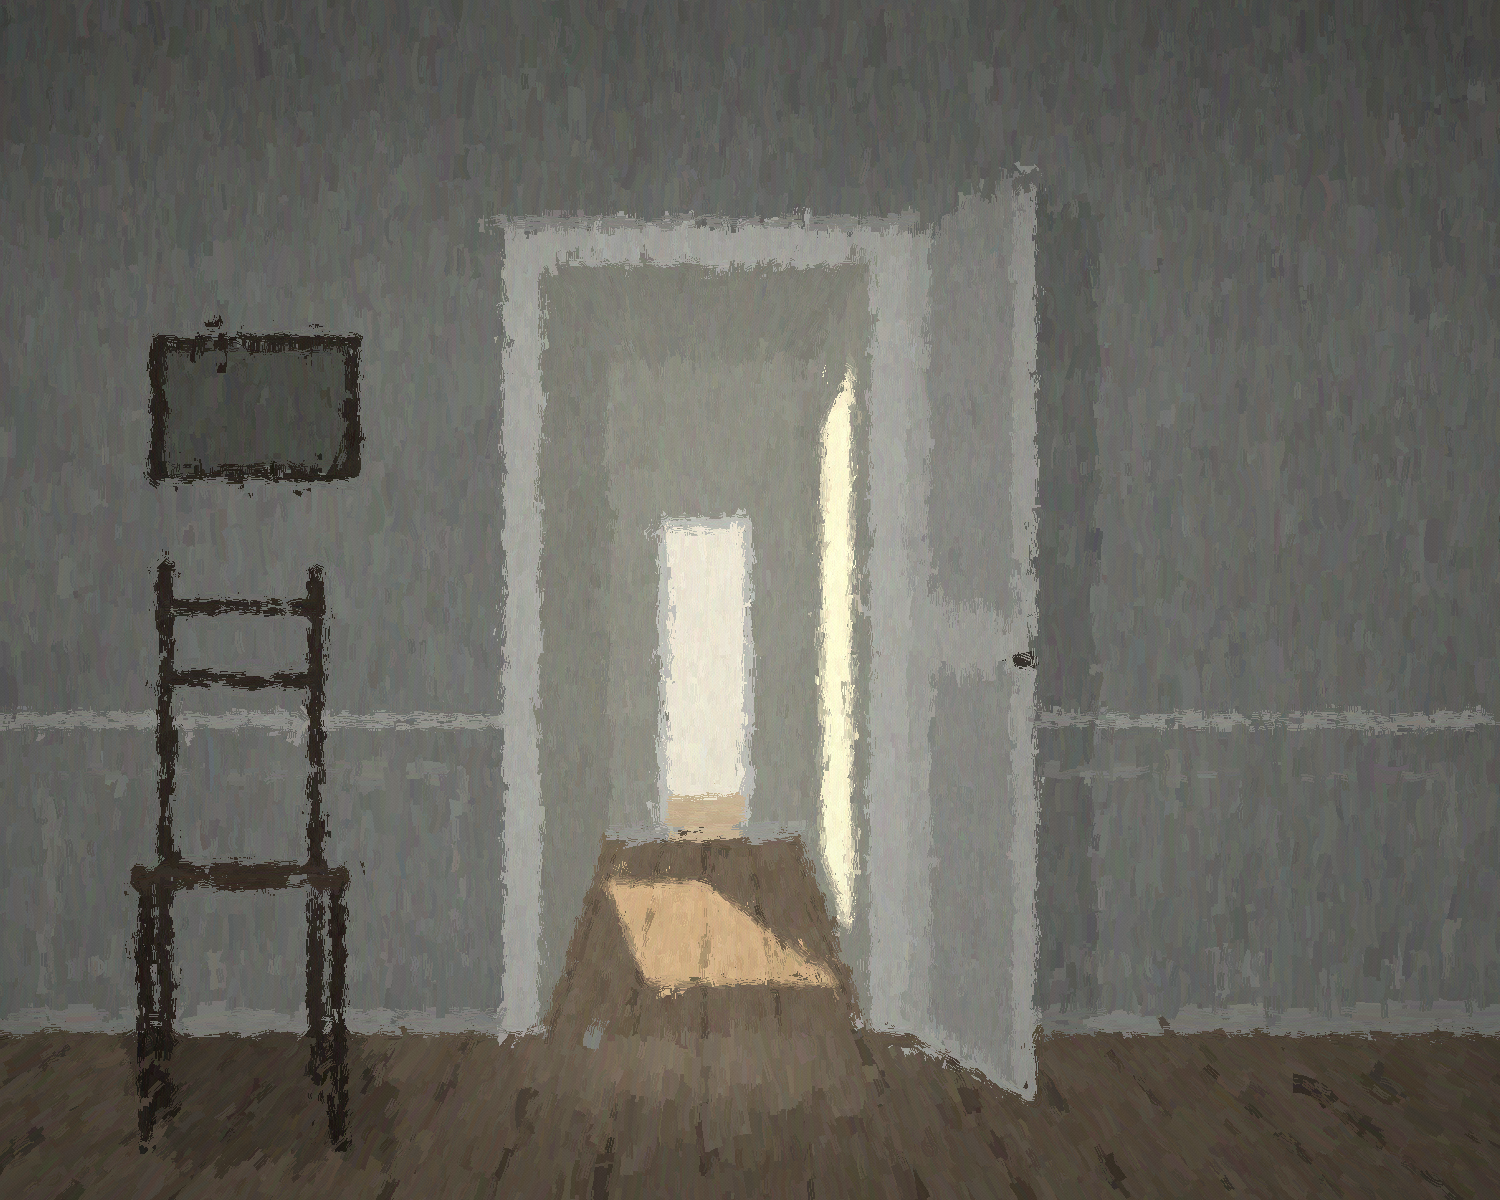

Write Python code to recreate this figure.
"""The Next Room — after Hammershøi, not a copy of him.
A grey room, a chair against the wall, a door standing open. Through it, another room
where the morning sun has come in, and past that, another door, lighter still."""
import sys, math, random
sys.path.insert(0, "..")
import numpy as np
from PIL import Image, ImageFilter
from brush import Scene, paint, smoothstep

W, H = 1500, 1200
sc = Scene(W, H, seed=37)
u, v = sc.u, sc.v
PI2 = math.pi / 2
VX, VY = 0.47, 0.50

grey = np.array([150, 150, 144.])   # Hammershøi grey, a little green in it
white = np.array([206, 204, 196.])

# ---- our room: the near wall, flat on, and a strip of floor ----
nearfloor = v > 0.86
wall = ~nearfloor
sc.fill(wall, grey, PI2, var=10, var_scale=80, seed=1)
# wainscot: a dado rail and panels
sc.fill(wall & (np.abs(v - 0.60) < 0.006), white * 0.95, 0.0)
sc.fill(wall & (v > 0.84), white * 0.85, 0.0)  # skirting
for x0, x1 in [(0.03, 0.31), (0.63, 0.97)]:
    pan = sc.rect(x0, 0.64, x1, 0.81)
    inner = sc.rect(x0 + 0.008, 0.648, x1 - 0.008, 0.802)
    sc.fill(pan & ~inner, white * 0.8, None); sc.ang[pan & ~inner] = np.where(np.abs(v - 0.645) < 0.005, 0, PI2)[pan & ~inner]
boards = np.array([120, 104, 86.]) + ((sc.noise(12, 2, 3) - 0.5) * 16)[..., None]
sc.fill(nearfloor, boards, None, lock=0.4)
sc.ang[nearfloor] = sc.toward(VX, VY)[nearfloor]
fz = (u - VX) / np.maximum(v - VY, 0.01)
sc.col[nearfloor & (np.abs((fz * 7) % 1 - 0.5) > 0.47)] *= 0.78

# ---- the doorway ----
D = (0.36, 0.22, 0.58, 0.86)
opening = sc.rect(*D)
casing = sc.rect(D[0] - 0.025, D[1] - 0.03, D[2] + 0.025, D[3]) & ~opening
sc.fill(casing, white, PI2)
sc.fill(sc.rect(D[0] - 0.03, D[1] - 0.04, D[2] + 0.03, D[1] - 0.03), white * 0.9, 0.0)

# the next room, seen through it
B = (0.405, 0.30, 0.535, 0.70)
nb = sc.rect(*B)
nl = sc.poly([(D[0], D[1]), (B[0], B[1]), (B[0], B[3]), (D[0], D[3])])
nr = sc.poly([(D[2], D[1]), (B[2], B[1]), (B[2], B[3]), (D[2], D[3])])
nf = sc.poly([(D[0], D[3]), (D[2], D[3]), (B[2], B[3]), (B[0], B[3])])
nc = sc.poly([(D[0], D[1]), (D[2], D[1]), (B[2], B[1]), (B[0], B[1])])
grey2 = grey * 1.08 + np.array([4, 2, -4.])
sc.fill(nb & opening, grey2, PI2, var=8, seed=4)
sc.fill(nl & opening, grey2 * 0.9, PI2, var=8, seed=5)
sc.fill(nr & opening, grey2 * 0.97, PI2, var=8, seed=6)
sc.fill(nc & opening, grey2 * 0.92, None); sc.ang[nc] = sc.toward(VX, VY)[nc]
sc.fill(nf & opening, boards * 1.1, None, lock=0.4); sc.ang[nf] = sc.toward(VX, VY)[nf]
sc.col[nf & (np.abs((fz * 7) % 1 - 0.5) > 0.47)] *= 0.8
# a third door, in the far wall: open, and brighter beyond
D3 = (0.445, 0.44, 0.495, 0.70)
op3 = sc.rect(*D3)
sc.fill(sc.rect(D3[0] - 0.006, D3[1] - 0.008, D3[2] + 0.006, D3[3]) & ~op3, white * 1.05, PI2)
sc.fill(op3, np.array([236, 230, 214.]), PI2, var=6, seed=7)
sc.fill(op3 & (v > 0.66), np.array([200, 180, 150.]), 0.0)  # floor of the third room, sunlit
# skirting in the next room
sc.fill(nb & (v > 0.685) & ~op3, white * 0.85, 0.0)

# the door leaf, open toward us, hinged on the right jamb
leaf = sc.poly([(D[2] + 0.025, D[1] - 0.02), (D[2] + 0.11, D[1] - 0.07), (D[2] + 0.11, D[3] + 0.06), (D[2] + 0.025, D[3])])
sc.fill(leaf, white * 0.98, PI2, var=6, seed=8)
for y0, y1 in [(0.20, 0.50), (0.56, 0.84)]:
    def edge_y(y, x): return y + (x - (D[2] + 0.025)) / 0.085 * ((y - 0.5) * 0.18)
    p = sc.poly([(D[2] + 0.04, edge_y(y0, D[2] + 0.04)), (D[2] + 0.095, edge_y(y0, D[2] + 0.095) - 0.01),
                 (D[2] + 0.095, edge_y(y1, D[2] + 0.095) + 0.01), (D[2] + 0.04, edge_y(y1, D[2] + 0.04))])
    sc.fill(p, white * 0.86, PI2)
sc.fill(sc.ellipse(D[2] + 0.1, 0.55, 0.006, 0.005), [70, 64, 56])  # the knob

# a chair against the wall, on the left, facing the room
cx = 0.16
for lx in [cx - 0.055, cx + 0.045]:
    sc.fill(sc.rect(lx, 0.47, lx + 0.01, 0.92), [64, 54, 46], PI2)
for ly in [0.50, 0.56]:
    sc.fill(sc.rect(cx - 0.055, ly, cx + 0.055, ly + 0.012), [64, 54, 46], 0.0)
seat = sc.poly([(cx - 0.07, 0.72), (cx + 0.07, 0.72), (cx + 0.075, 0.74), (cx - 0.075, 0.74)])
sc.fill(seat, [80, 66, 54], 0.0)
for lx in [cx - 0.068, cx + 0.06]:
    sc.fill(sc.rect(lx, 0.74, lx + 0.01, 0.95), [58, 48, 40], PI2)
# a picture frame hanging above, mostly in shadow
fr = sc.rect(0.10, 0.28, 0.24, 0.40)
sc.fill(fr, [60, 52, 44], None)
sc.fill(sc.rect(0.11, 0.293, 0.23, 0.387), [104, 104, 96], PI2)

albedo = sc.col.copy() / 255.0

# ---- light ----
# our room: soft north light, a little dim, falling off away from the door
illum = np.broadcast_to(np.array([200, 202, 204.]), sc.col.shape).copy()
illum *= (0.80 + 0.2 * np.exp(-(((u - 0.47) / 0.5) ** 2)))[..., None]
illum *= (1 - 0.18 * smoothstep(0.3, 0.0, v))[..., None]
# the next room is brighter, and has the sun
inside = opening
illum[inside] *= 1.12
sun = np.array([255, 236, 196.])
# the unseen window is on the next room's left wall; sun crosses the floor and climbs the right wall
fp = sc.poly([(0.405, 0.735), (0.47, 0.735), (0.56, 0.82), (0.43, 0.82)]) & nf
wp = sc.poly([(0.548, 0.36), (0.567, 0.30), (0.567, 0.78), (0.548, 0.71)]) & nr
p = (fp | wp).astype(float)
p = np.asarray(Image.fromarray((p * 255).astype(np.uint8)).filter(ImageFilter.GaussianBlur(2.5)), float) / 255 * opening
illum += p[..., None] * sun * 0.75
col = albedo * illum
col[op3] = sc.col[op3]
# light comes back through the doorway onto our floor, and warms the jambs
spill = np.exp(-(((u - 0.47) / 0.12) ** 2 + ((v - 0.88) / 0.05) ** 2)) * nearfloor
col += (spill * 40)[..., None] * np.array([1, 0.95, 0.85])
col += (np.exp(-(((u - 0.47) / 0.2) ** 2)) * 12 * casing)[..., None]
# the leaf's shadow edge on the wall to its right
col[sc.poly([(D[2] + 0.11, D[1] - 0.07), (D[2] + 0.15, D[1] - 0.03), (D[2] + 0.15, D[3] + 0.04), (D[2] + 0.11, D[3] + 0.06)]) & wall & ~leaf] *= 0.88
# the chair's shadow on the floor
col[sc.poly([(cx - 0.08, 0.86), (cx + 0.08, 0.86), (cx + 0.11, 0.97), (cx - 0.05, 0.97)]) & nearfloor] *= 0.8
sc.col = col
sc.focus = opening | casing | leaf

img = paint(sc, ground=(80, 76, 70), stroke_jitter=3, finish_warm=(1.0, 1.0, 0.99), vignette=0.22, passes=[
    (4500, 110, 34, 6, 3, None, 0),
    (20000, 50, 15, 4, 2, None, 0),
    (36000, 22, 6, 3, 1.5, None, 0.15),
])
img.save("nextroom.png")
img.resize((1000, 800)).save("/tmp/claude-1000/-home-exedev/8930d46f-13d7-4a15-aac7-309674d2fad5/scratchpad/n_prev.png")
print("ok")
